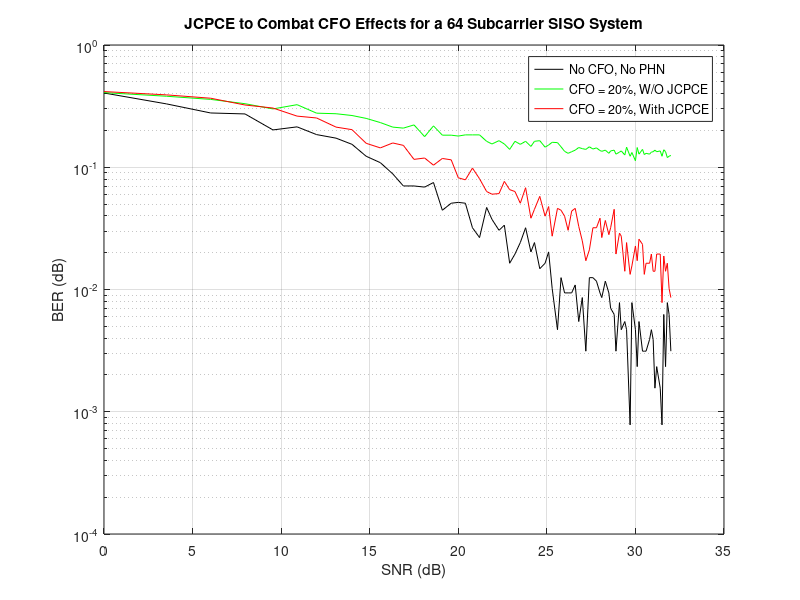

Write the MATLAB code that produced this figure.
% Divide the number after "alpha" by 100 in the BER variable names to get
% the
% actual Standard deviation used in the program
FSB_PhaseOffset_256_SNR = [0.00E+00	3.52E+00	6.02E+00	7.96E+00	9.54E+00	1.09E+01	1.20E+01	1.31E+01	1.40E+01	1.48E+01	1.56E+01	1.63E+01	1.69E+01	1.75E+01	1.81E+01	1.86E+01	1.91E+01	1.96E+01	2.00E+01	2.04E+01	2.08E+01	2.12E+01	2.16E+01	2.19E+01	2.23E+01	2.26E+01	2.29E+01	2.32E+01	2.35E+01	2.38E+01	2.41E+01	2.43E+01	2.46E+01	2.49E+01	2.51E+01	2.53E+01	2.56E+01	2.58E+01	2.60E+01	2.62E+01	2.64E+01	2.66E+01	2.68E+01	2.70E+01	2.72E+01	2.74E+01	2.76E+01	2.78E+01	2.80E+01	2.81E+01	2.83E+01	2.85E+01	2.86E+01	2.88E+01	2.89E+01	2.91E+01	2.92E+01	2.94E+01	2.95E+01	2.97E+01	2.98E+01	3.00E+01	3.01E+01	3.02E+01	3.04E+01	3.05E+01	3.06E+01	3.08E+01	3.09E+01	3.10E+01	3.11E+01	3.12E+01	3.14E+01	3.15E+01	3.16E+01	3.17E+01	3.18E+01	3.19E+01	3.20E+01];
FSB_PhaseOffset_256_f0_BER = [4.05E-01  3.30E-01  2.78E-01  2.73E-01  2.02E-01  2.14E-01  1.85E-01  1.73E-01  1.54E-01  1.23E-01  1.09E-01  8.83E-02  7.03E-02  7.03E-02  6.88E-02  7.50E-02  4.45E-02  5.08E-02  5.16E-02  5.08E-02  3.20E-02  2.66E-02  4.69E-02  3.75E-02  3.05E-02  3.36E-02  1.64E-02  1.95E-02  2.42E-02  3.20E-02  2.03E-02  2.42E-02  1.48E-02  1.64E-02  2.03E-02  1.02E-02  4.69E-03  1.25E-02  9.38E-03  9.38E-03  9.38E-03  1.09E-02  5.47E-03  8.59E-03  3.13E-03  1.25E-02  1.25E-02  1.17E-02  9.38E-03  8.59E-03  1.17E-02  9.38E-03  7.03E-03  6.25E-03  3.13E-03  7.81E-03  4.69E-03  5.47E-03  4.69E-03  7.81E-04  7.81E-03  4.69E-03  2.34E-03  5.47E-03  3.13E-03  3.13E-03  3.13E-03  3.91E-03  4.69E-03  3.91E-03  1.56E-03  2.34E-03  1.56E-03  7.81E-04  6.25E-03  2.34E-03  7.81E-03  6.25E-03  3.13E-03];

FSB_PhaseOffset_256_f5_p0_BER = [4.16E-01  3.91E-01  3.67E-01  3.23E-01  3.05E-01  2.62E-01  2.53E-01  2.13E-01  2.03E-01  1.57E-01  1.44E-01  1.58E-01  1.51E-01  1.16E-01  1.19E-01  1.04E-01  1.18E-01  1.15E-01  8.20E-02  7.89E-02  9.84E-02  8.05E-02  6.33E-02  6.02E-02  6.09E-02  7.66E-02  6.56E-02  6.33E-02  5.08E-02  6.80E-02  3.83E-02  4.53E-02  5.78E-02  3.98E-02  4.77E-02  2.73E-02  4.61E-02  4.45E-02  3.98E-02  3.05E-02  4.38E-02  4.61E-02  3.28E-02  2.50E-02  1.72E-02  2.11E-02  3.20E-02  3.20E-02  3.83E-02  2.66E-02  3.67E-02  2.81E-02  3.20E-02  4.53E-02  1.95E-02  2.89E-02  2.73E-02  1.41E-02  2.42E-02  1.33E-02  1.56E-02  2.27E-02  1.72E-02  2.58E-02  2.34E-02  1.33E-02  1.64E-02  1.64E-02  1.95E-02  1.41E-02  1.41E-02  1.95E-02  1.95E-02  7.81E-03  1.88E-02  1.41E-02  1.64E-02  1.02E-02  8.59E-03];
FSB_PhaseOffset_256_f10_p0_BER = [4.08E-01  3.81E-01  3.59E-01  3.31E-01  3.00E-01  3.25E-01  2.77E-01  2.74E-01  2.65E-01  2.51E-01  2.32E-01  2.13E-01  2.09E-01  2.22E-01  1.78E-01  2.18E-01  1.83E-01  1.83E-01  1.80E-01  1.84E-01  1.84E-01  1.84E-01  1.63E-01  1.55E-01  1.65E-01  1.55E-01  1.40E-01  1.63E-01  1.54E-01  1.63E-01  1.48E-01  1.63E-01  1.65E-01  1.46E-01  1.52E-01  1.60E-01  1.59E-01  1.47E-01  1.35E-01  1.30E-01  1.34E-01  1.38E-01  1.45E-01  1.42E-01  1.40E-01  1.47E-01  1.41E-01  1.44E-01  1.37E-01  1.35E-01  1.38E-01  1.30E-01  1.36E-01  1.38E-01  1.28E-01  1.33E-01  1.36E-01  1.26E-01  1.46E-01  1.23E-01  1.32E-01  1.13E-01  1.45E-01  1.28E-01  1.40E-01  1.27E-01  1.30E-01  1.28E-01  1.33E-01  1.34E-01  1.38E-01  1.34E-01  1.36E-01  1.23E-01  1.39E-01  1.34E-01  1.20E-01  1.23E-01  1.25E-01];

semilogy(FSB_PhaseOffset_256_SNR,FSB_PhaseOffset_256_f0_BER,'k-');
hold on
semilogy(FSB_PhaseOffset_256_SNR,FSB_PhaseOffset_256_f10_p0_BER,'g-');
semilogy(FSB_PhaseOffset_256_SNR,FSB_PhaseOffset_256_f5_p0_BER,'r-');
hold off
grid on
title('JCPCE to Combat CFO Effects for a 64 Subcarrier SISO System');
xlabel('SNR (dB)');
ylabel('BER (dB)');
legend('No CFO, No PHN', 'CFO = 20%, W/O JCPCE','CFO = 20%, With JCPCE');